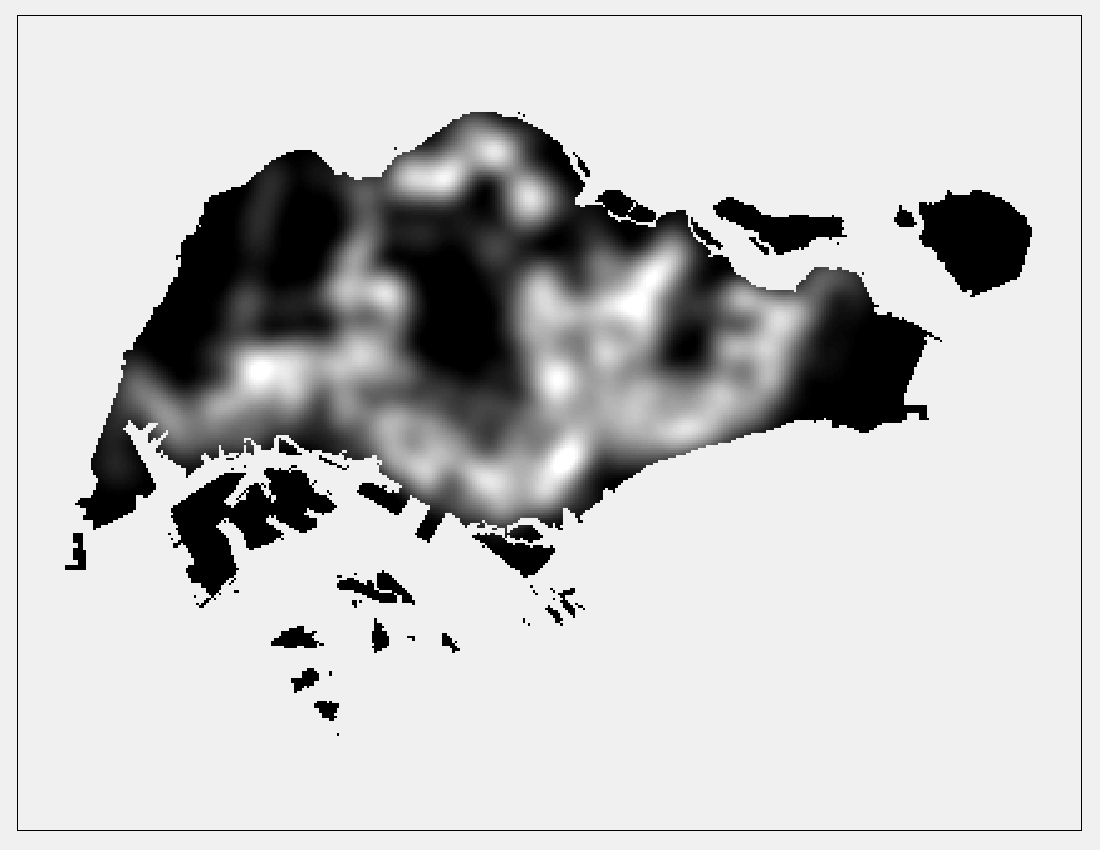
#> input picture images/BusStop.png, 1100 x 850 px
$ jupyter execute --allow-errors denguePred.ipynb   (shell and % lines are left out)
#> lines starting #> are read from the running program, lines starting #| are printed output that depends on the picture
[cell 1]
from PIL import Image
import numpy as np
import matplotlib.pyplot as plt
import matplotlib.image as mpimg
import pandas as pd
import statsmodels.formula.api as sm

[cell 2]
busImg = mpimg.imread('images/BusStop.png')
#> busImg is the input picture: shape (850, 1100, 3) float32; min 0, max 1, mean 0.774
recImg = mpimg.imread('images/Trash.png')
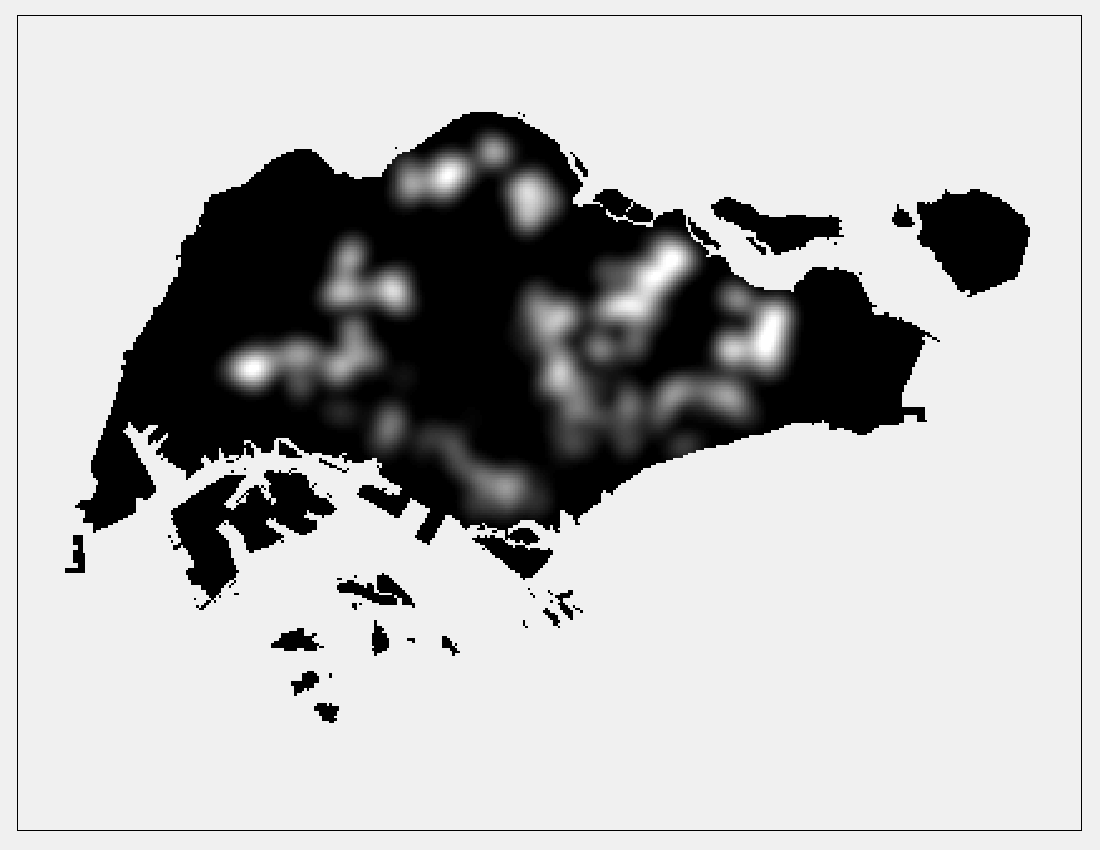
#> input picture images/Trash.png, 1100 x 850 px
#> recImg is the input picture: shape (850, 1100, 3) float32; min 0, max 1, mean 0.726
strtImg = mpimg.imread('images/Str_Density.png')
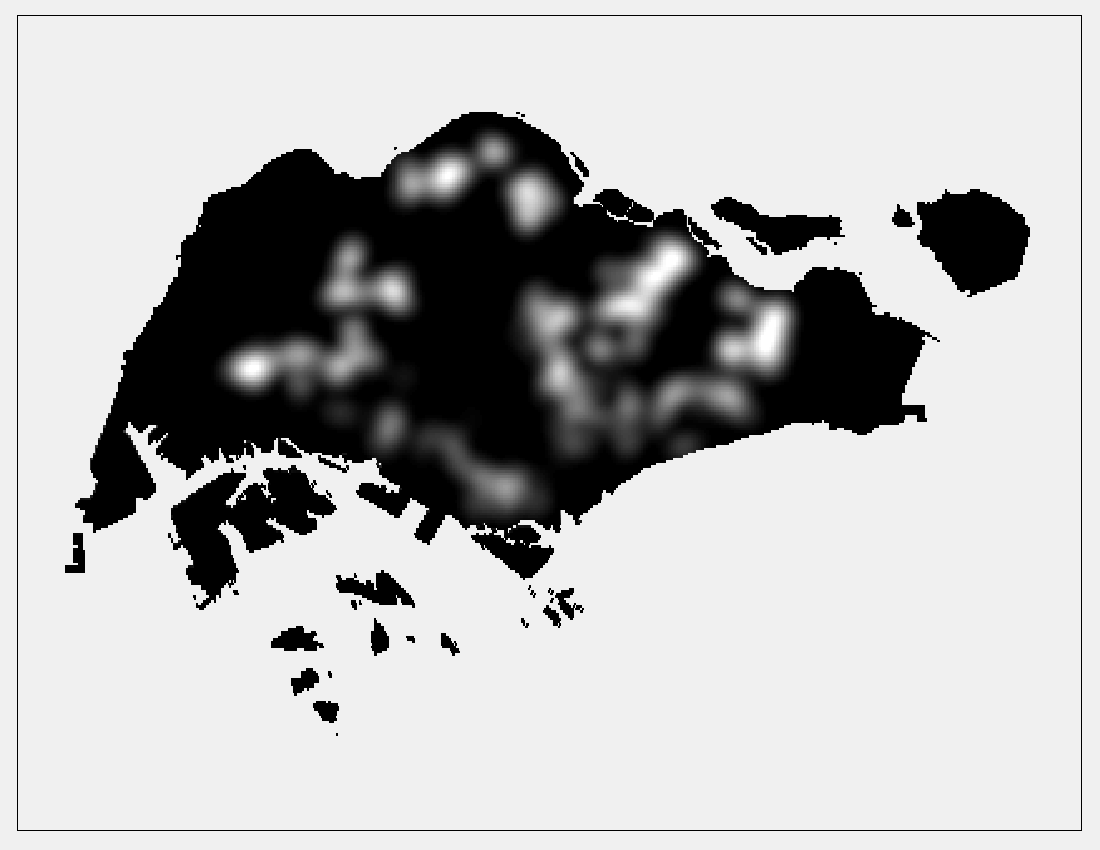
#> input picture images/Str_Density.png, 1100 x 850 px
#> strtImg is the input picture: shape (850, 1100, 3) float32; min 0, max 1, mean 0.722
casesImg = mpimg.imread('images/Case.png')
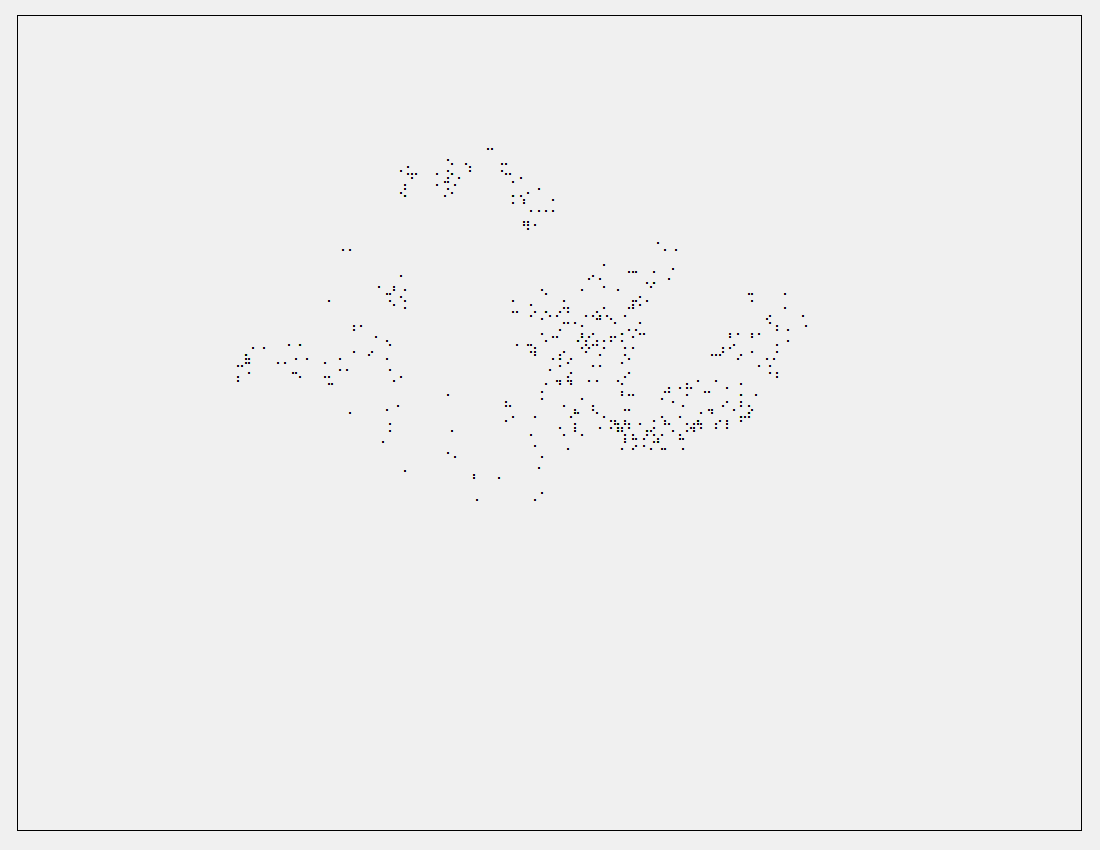
#> input picture images/Case.png, 1100 x 850 px
#> casesImg is the input picture: shape (850, 1100, 3) float32; mean R, G, B 0.932, 0.932, 0.932

[cell 3]
def rgb2gray(rgb):
    return np.dot(rgb[...,:3], [0.299, 0.587, 0.114])

[cell 4]
busGray = rgb2gray(busImg)
recGray = rgb2gray(recImg)
strtGray = rgb2gray(strtImg)
casesGray = rgb2gray(casesImg)

[cell 5]
plt.imshow(strtGray, cmap = plt.get_cmap('hot'))

[cell 6]
plt.imshow(casesGray, cmap = plt.get_cmap('hot'))

[cell 7]
strtGray[350:450,450]
#> Out = 100 values from 0 to 0.302

[cell 8]
busStops = busGray.ravel()
recBins = recGray.ravel()
strtDens = strtGray.ravel()
dengCases = casesGray.ravel()

[cell 9]
dengueDF = pd.DataFrame(busStops)
#> dengueDF = table of 935000 rows and 1 columns

[cell 10]
dengueDF['trashBins'] = recBins
dengueDF['streetDens'] = strtDens
dengueDF['cases'] = dengCases

[cell 11]
dengueDF = dengueDF.rename(columns={0: 'busStops'});
#> dengueDF = table of 935000 rows and 4 columns

[cell 12]
dengueDF_nz = dengueDF[((dengueDF['trashBins']!=0.0) * (dengueDF['streetDens']!=0.0) * (dengueDF['busStops']!=0.0))]
#> dengueDF_nz = table of 783494 rows and 4 columns

[cell 13]
dengueDF_norm = (dengueDF_nz - dengueDF_nz.mean()) / (dengueDF_nz.max() - dengueDF_nz.min())
#> dengueDF_norm = table of 783494 rows and 4 columns
